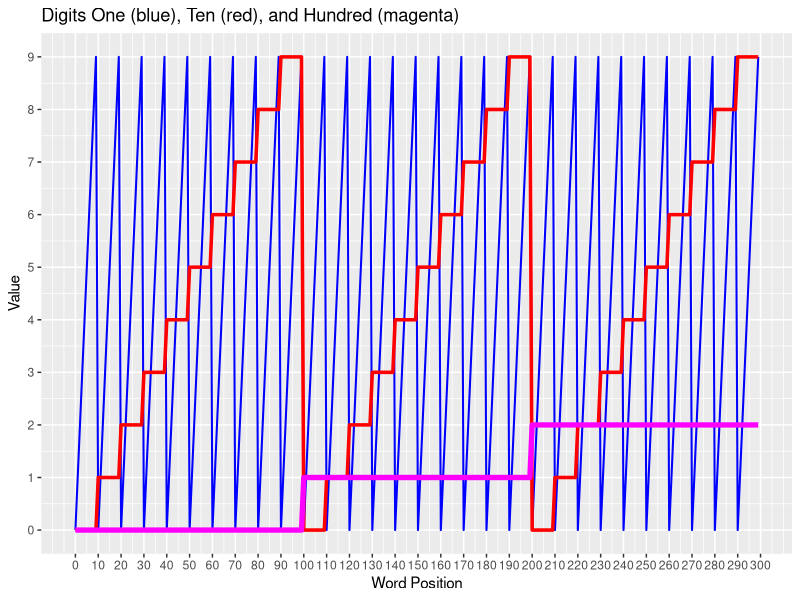
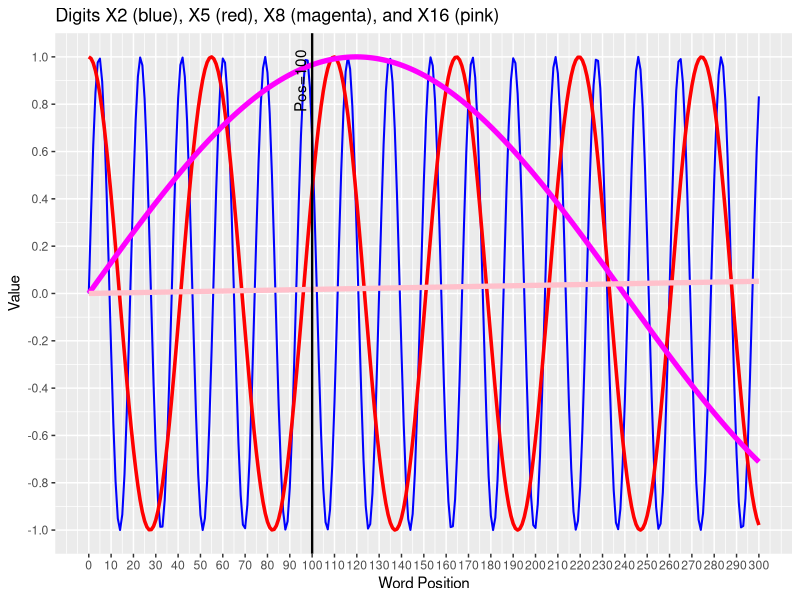

R code for these plots, in order:
## ---- chunk 1
#| echo: false
library(tidyverse)
library(kableExtra)
TablePos=data.frame(WordPosition = 0:300)

# Extract digits
TablePos$Hundreds  <- (TablePos$WordPosition %% 1000) %/% 100
TablePos$Tens   <- (TablePos$WordPosition %% 100) %/% 10
TablePos$Ones    <- TablePos$WordPosition %% 10

# View the first few rows
kbl(TablePos)

## ---- chunk 2
#| echo: false
Plot=ggplot(aes(x=WordPosition, y=Ones), size=9, data=filter(TablePos, WordPosition<300))+
  geom_line(aes(x=WordPosition, y=Ones), color="blue", size=0.7)+
  geom_line(aes(x=WordPosition, y=Tens), color="red", size=1.2)+
  geom_line(aes(x=WordPosition, y=Hundreds), color="magenta", size=1.8)+
  scale_x_continuous(breaks = seq(0,300,10))+
  scale_y_continuous(breaks = seq(0,10,1))+
  labs(title = "Digits One (blue), Ten (red), and Hundred (magenta)",
       x = "Word Position",
       y = "Value") 
Plot

## ---- chunk 3
#| echo: false
# Set parameters
positions <- 301
d_model <- 17

# Initialize a matrix for positional encodings
PE <- matrix(0, nrow = positions, ncol = d_model)

# Compute positional encodings
for (pos in c(0:(positions-1))) {
  for (i in c(0:(d_model-1))) {
    
    if (i %% 2 == 0) {
      angle_rate <- pos / (10000 ^ (i / d_model))
      PE[pos+1,i+1] <- sin(angle_rate)
    } else {
      angle_rate <- pos / (10000 ^ ((i-1) / d_model))
      PE[pos+1,i+1] <- cos(angle_rate)
    }
  }
}

# Create a data frame with positions and PE values
PE_df <- data.frame(position = c(0:(positions-1)), PE)
ColTitles= c("WordPosition", paste0("X", 0:(d_model-1)))
colnames(PE_df)=ColTitles
# View first few rows
#kbl(PE_df)

## ---- chunk 4
#| echo: false
library(knitr)

kable(PE_df, format = "html") %>%
  kable_styling(full_width = TRUE) %>%
  scroll_box(width = "100%", height = "500px", box_css = "overflow-x: auto;")

## ---- chunk 5
#| echo: false
Plot=ggplot(aes(x=WordPosition, y=X2), size=9, data=PE_df)+
  geom_line(aes(x=WordPosition, y=X2), color="blue", size=0.7)+
  geom_line(aes(x=WordPosition, y=X5), color="red", size=1.2)+
  geom_line(aes(x=WordPosition, y=X8), color="magenta", size=1.8)+
  geom_line(aes(x=WordPosition, y=X16), color="pink", size=1.8)+
  scale_x_continuous(breaks = seq(0,300,10))+
  scale_y_continuous(breaks = seq(-1,1,0.2))+
  labs(title = "Digits X2 (blue), X5 (red), X8 (magenta), and X16 (pink)",
       x = "Word Position",
       y = "Value") +
  geom_vline(xintercept = 100, size=0.8) +
  annotate("text", x = 100, y = max(0.9), label = "Pos=100", 
           angle = 90, vjust = -0.5, color = "black")
Plot
